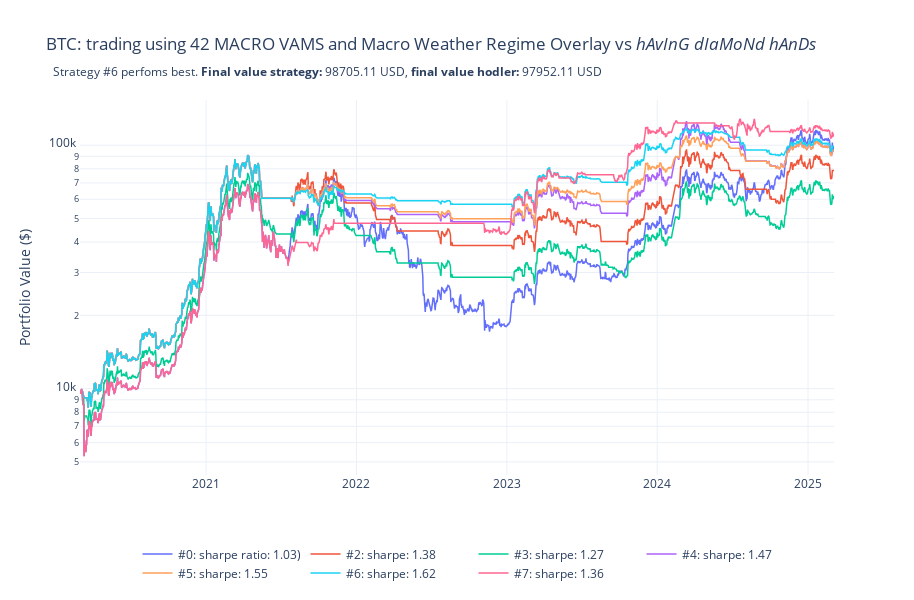

Source (notebook cell):
### Code cell
# "NoTaxCalc": less_ords, "1 BT per FY (no tax)": pfnotax, "1 BT per FY (taxed)": pftax,
#<br><sub> Macro weather regime (MWR) adds coefficient to position size. MWR bullish = no reduction to position size,when neutral/bearish, position size reduced.
title = f"BTC: trading using 42 MACRO VAMS and Macro Weather Regime Overlay vs <i>hAvInG dIaMoNd hAnDs</i> <br> <sub> Strategy #6 perfoms best. \
<b>Final value strategy: </b>{full_sig_mod2.value().iloc[-1]:.2f} USD, <b>final value hodler: </b>{bh_pf.value().iloc[-1]:.2f} USD</sub>"
compfig3 = taxCalcs.plot_portfolios({f'#0: sharpe ratio: {bh_pf.stats()["Sharpe Ratio"]:.2f})': bh_pf.value(), 
                                     f"#2: sharpe: {lo_sharpe:.2f}": less_ords.value(),
                                    f'#3: sharpe: {cp_sharpe:.2f}': cpf_fo.value(), 
                                    f'#4: sharpe: {full_sharpe:.2f}': full_sig.value(),
                                    f'#5: sharpe: {full_sharpe2:.2f}': full_sig_mod.value(),
                                    f'#6: sharpe: {full_sharpe3:.2f}': full_sig_mod2.value(),
                                    f'#7: sharpe: {mwr_sharpe:.2f}': mwr_only.value()},
                                   title = title, return_fig = True)#"BTC: trading using 42 MACRO VAMS Signal vs hAvInG dIaMoNd hAnDs")
compfig3.show()

### Figure 1 — Plotly figure (JSON) as saved in the notebook; plotly's stock layout.template omitted (floating-point values rounded to 4 significant figures; data arrays with more than 128 entries replaced by an {"elided": "..."} marker saying what was removed)
{"data": [{"line": {"width": 1.5}, "mode": "lines", "name": "#0: sharpe ratio: 1.03)", "type": "scatter", "x": {"elided": "1831 str values"}, "y": {"elided": "1831 float values"}}, {"line": {"width": 1.5}, "mode": "lines", "name": "#2: sharpe: 1.38", "type": "scatter", "x": {"elided": "1831 str values"}, "y": {"elided": "1831 float values"}}, {"line": {"width": 1.5}, "mode": "lines", "name": "#3: sharpe: 1.27", "type": "scatter", "x": {"elided": "1831 str values"}, "y": {"elided": "1831 float values"}}, {"line": {"width": 1.5}, "mode": "lines", "name": "#4: sharpe: 1.47", "type": "scatter", "x": {"elided": "1831 str values"}, "y": {"elided": "1831 float values"}}, {"line": {"width": 1.5}, "mode": "lines", "name": "#5: sharpe: 1.55", "type": "scatter", "x": {"elided": "1831 str values"}, "y": {"elided": "1831 float values"}}, {"line": {"width": 1.5}, "mode": "lines", "name": "#6: sharpe: 1.62", "type": "scatter", "x": {"elided": "1831 str values"}, "y": {"elided": "1831 float values"}}, {"line": {"width": 1.5}, "mode": "lines", "name": "#7: sharpe: 1.36", "type": "scatter", "x": {"elided": "1831 str values"}, "y": {"elided": "1831 float values"}}], "layout": {"height": 600, "hovermode": "x unified", "legend": {"orientation": "h", "x": 0.5, "xanchor": "center", "y": -0.3, "yanchor": "bottom"}, "showlegend": true, "title": {"text": "BTC: trading using 42 MACRO VAMS and Macro Weather Regime Overlay vs <i>hAvInG dIaMoNd hAnDs</i> <br> <sub> Strategy #6 perfoms best. <b>Final value strategy: </b>98705.11 USD, <b>final value hodler: </b>97952.11 USD</sub>"}, "width": 914, "yaxis": {"title": {"text": "Portfolio Value ($)"}, "type": "log"}}}
